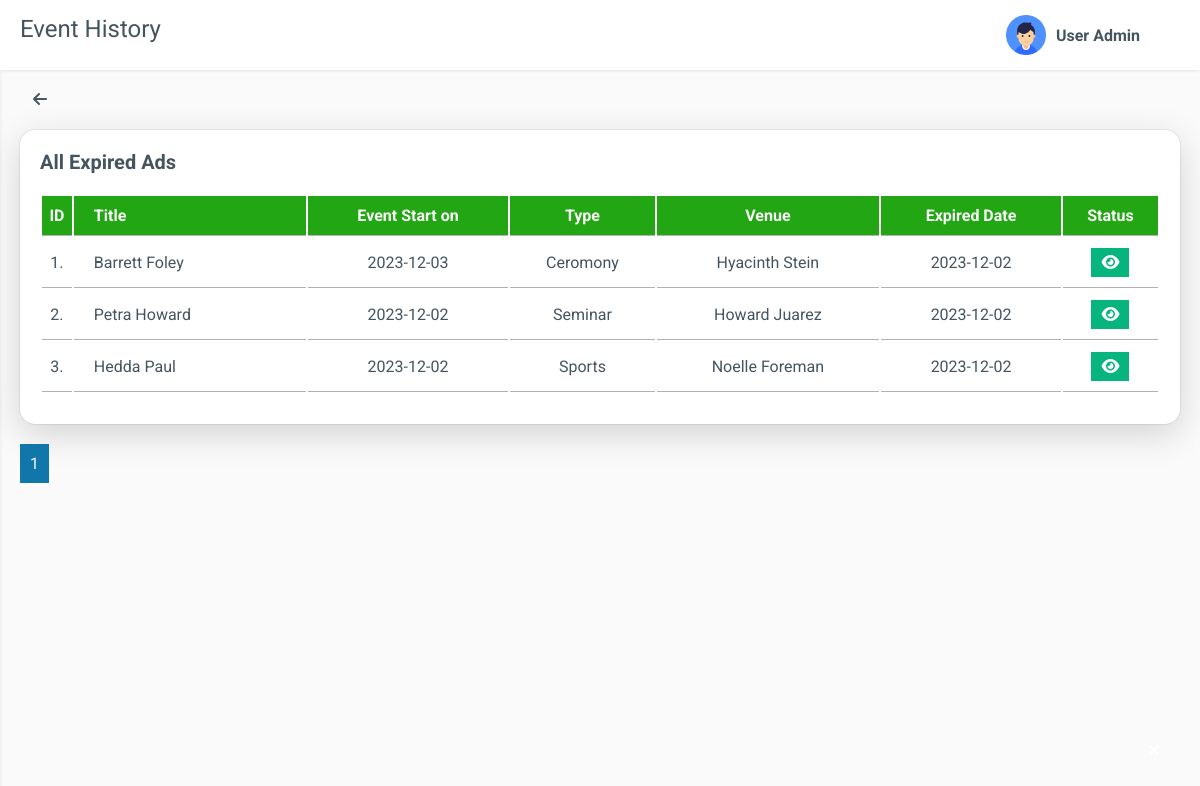
The page /admin/eventhistory.php (signed in) on the database its author committed.
### tables this page shows
CREATE TABLE `tbl_events` (
  `id` int(11) NOT NULL,
  `eventOrganizer` varchar(255) NOT NULL,
  `dateofStart` date NOT NULL,
  `dateofEnd` date NOT NULL,
  `venue` varchar(255) NOT NULL,
  `eventType` int(11) NOT NULL,
  `description` text NOT NULL,
  `image` varchar(255) NOT NULL,
  `eventName` varchar(255) NOT NULL,
  `ad_status` varchar(255) NOT NULL,
  `adPostedDate` date NOT NULL,
  `event_days` int(11) NOT NULL,
  `ad_expired_date` date NOT NULL,
  `adPostedTIme` time NOT NULL
);

CREATE TABLE `tbl_types` (
  `type_id` int(11) NOT NULL,
  `name` varchar(255) NOT NULL
);

### admin/eventhistory.php (the view, shortened to what this page needs)
<?php
require_once('header.php');
require_once('sidebar.php');
?>
<div class="main">
        <div class="main-header">
            <div class="main-title">
                Event History
            </div>
            <?php
            require_once('profile.php');
            ?>
        </div>
        <div class="main-content">
            <div class="row">
                <div class="col-12">
                <a href="events.php">
                        <div class="breadcum">
                        <i class="fa-solid fa-arrow-left"></i>
                        </div>
                    </a>
                    <div class="box">
                        <div class="box-header">
                            All Expired Ads
                        </div>
                        <div class="box-body overflow-scroll">
                        <?php
                            $recordsPerPage = 10;
                            if (isset($_GET['page']) && is_numeric($_GET['page'])) {
                                $currentPage = $_GET['page'];
                            } else {
                                $currentPage = 1;
                            }
                            $offset = ($currentPage - 1) * $recordsPerPage;
                            $sqlCount = "SELECT COUNT(*) as total FROM tbl_events";
                            $resultCount = mysqli_query($conn, $sqlCount);
                            $totalRecords = mysqli_fetch_assoc($resultCount)['total'];
                            $totalPages = ceil($totalRecords / $recordsPerPage);
                            $sql = "SELECT e.*, t.name AS name
                                FROM tbl_events AS e
                                LEFT JOIN tbl_types AS t ON e.eventType = t.type_id
                                WHERE e.ad_status = 'expired'
                                ORDER BY e.adPostedDate DESC, e.adPostedTime DESC
                                LIMIT $offset, $recordsPerPage";
                            $result = mysqli_query($conn, $sql);
                        ?>
                            <table>
                                <thead>
                                    <tr>
                                        <th class="center">ID</th>
                                        <th class="left">Title</th>
                                        <th class="center">Event Start on</th>
                                        <th class="center">Type</th>
                                        <th class="center">Venue</th>
                                        <th class="center">Expired Date</th>
                                        <th class="center">Status</th>
                                    </tr>
                                </thead>
                                <tbody>
                                    <?php
                                    $serialNumber = $offset + 1;
                                    if ($result !== false) {
                                        while ($row = mysqli_fetch_assoc($result)) {
                                            ?>
                                            <tr>
                                                <td class="center"><?php echo $serialNumber; ?>.</td>
                                                <td class="left"><?php echo $row['eventName']; ?></td>
                                                <td class="center"><?php echo $row['dateofStart']; ?></td>
                                                <td class="center"><?php echo $row['name']; ?></td>
                                                <td class="center"><?php echo $row['venue']; ?></td>
                                                <td class="center"><?=$row['ad_expired_date']?></td>
                                                <td class="center">
                                                    <a href="viewevents.php?criteria=<?=$row['id'];?>" class="view" onclick="viewData()"><span><i class="fa-solid fa-eye"></i></span></a>
                                                </td>
                                            </tr>
                                            <?php
                                            $serialNumber++;
                                        }
                                    }
                                    ?>
                                </tbody>
                            </table>
                        </div>
                    </div>
                    <div class="pagination">
                                <?php for ($i = 1; $i <= $totalPages; $i++): ?>
                                    <a href="?page=<?php echo $i; ?>"><?php echo $i; ?></a>
                                <?php endfor; ?>
                            </div>
                </div>
            </div>
        </div>
</div>
<?php
require_once('footer.php');
?>

### admin/css/app.css (style rules this page uses)
:root { --body-bg: #fafafb; --box-bg: #ffffff; --main-color: #a10e55; --btn-edit: #1177aa; --btn-view: #06b47d; --btn-delete: #b90f0f; --text-color: #455560; --tbl-thead: #1A0051; --text-second-color: #72849ab3; --sidebar-color: #061945b3; --sidebar-active-color: #ffffff; --sidebar-hover-color: #ffffff; --sidebar-background-color: #22a613; --success-color: #d4edda; --success-color-border: #28a745; --danger-color: #f8d7da; --border-color: #b1b1b1; --menu-item-active-bg: rgba(201, 247, 62, 0.1); --gradient-bg:linear-gradient(to right, #02266C , #1A0051); --inversegradient-bg:linear-gradient(to right, #1A0051, #02266C ); --box-border-radius: 15px; --sidebar-size: 300px; --sidebar-logo-img-size: 45px; --sidebar-logo-size: 80px; --profile-image-size: 45px; --main-header-height: 80px; --shadow: 0 1px 4px -1px rgb(0 0 0 / 15%); }
* { padding: 0; margin: 0; box-sizing: border-box; }
body { font-family: "Roboto", sans-serif; background-color: var(--body-bg); color: var(--text-color); position: relative; }
a { text-decoration: none; color: unset; display: inline-block; }
.main { padding-left: var(--sidebar-size); display: block; margin: 0; }
.main-header { display: flex; width: 100%; justify-content: space-between; padding: 15px 20px; background-color: var(--box-bg); box-shadow: var(--shadow); position: sticky; top: 0; z-index: 100; }
.main-title { text-transform: capitalize; font-size: 1.5rem; }
.main-content { padding: 10px 20px; height: calc(100vh - var(--main-header-height)); overflow-y: auto; }
.main-content .row .col-12 .breadcum { padding: 10px; font-size: 16px; font-weight: 600; width: 40px; height: 40px; align-items: center; text-align: center; }
.box { background-color: var(--box-bg); padding: 20px 20px 10px 20px; border: none; border-radius: var(--box-border-radius); margin: 10px 0px; box-shadow: rgba(0, 0, 0, 0.16) 0px 10px 36px 0px, rgba(0, 0, 0, 0.06) 0px 0px 0px 1px; }
.box-header { text-transform: capitalize; font-size: 1.25rem; font-weight: 700; }
.box-body { padding: 20px 0; }
table { width: 100%; min-width: 1000px; }
table thead { background: var(--sidebar-background-color); color: var(--body-bg); border: 1px solid var(--border-color); }
table thead tr { text-align: left; }
table th, table td { padding: 10px 0; border-bottom: 1px solid var(--border-color); }
table td a { color: #fff; padding: 5px 10px; border: none; cursor: pointer; margin: 0px 5px; background-color: var(--btn-view); }
table td .view { background: var(--btn-view); border: none; }
table thead .center, table tbody .center { text-align: center; }
table thead .left, table tbody .left { padding-left: 20px; text-transform: capitalize; }
.overflow-scroll { overflow-y: auto; }
.pagination { margin-top: 20px; }
.pagination a { padding: 10px; background: var(--btn-edit); color: var(--body-bg); }
@media only screen and (max-width: 1280px) { .main { padding-left: 0; } }

### admin/css/grid.css (style rules this page uses)
.row { display: flex; flex-wrap: wrap; margin: 0 -15px; }
[class*="col-"] { padding: 0 15px; margin-bottom: 20px; }
.col-12 { width: 100%; }

### rows shown on the page
tbl_events: eventName "Barrett Foley", dateofStart "2023-12-03", eventType.name "Ceromony", venue "Hyacinth Stein", ad_expired_date "2023-12-02"
tbl_events: eventName "Petra Howard", dateofStart "2023-12-02", eventType.name "Seminar", venue "Howard Juarez", ad_expired_date "2023-12-02"
tbl_events: eventName "Hedda Paul", dateofStart "2023-12-02", eventType.name "Sports", venue "Noelle Foreman", ad_expired_date "2023-12-02"
